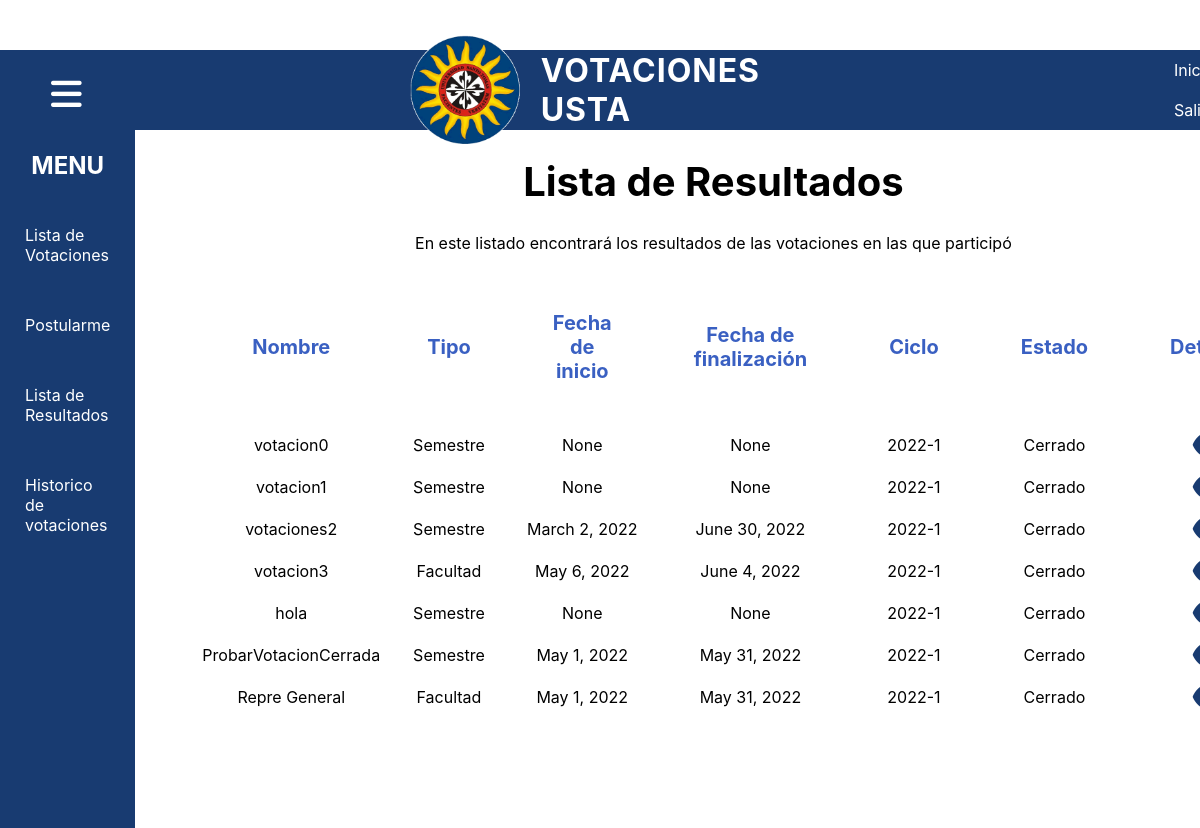
/listaResultados/ (signed in), run on the app's committed database.
### app/models.py (models this page shows, shortened)
class Votacion (models.Model):
    nombre= models.CharField(max_length=45, null=False)
    tipo= models.ForeignKey(
        TipoVotacion,
        related_name='tipos_votaciones',
        on_delete=models.PROTECT
    )
    estado= models.ForeignKey(
        EstadoVotacion,
        related_name='estado_votaciones',
        on_delete=models.PROTECT
    )
    facultad= models.ForeignKey(
        Facultad,
        related_name='facultad_votaciones',
        null=False,
        on_delete=models.PROTECT
    )
    fechaInicio=models.DateField(auto_now=False, auto_now_add=False, null=True)
    fechaFinal=models.DateField(auto_now=False, auto_now_add=False,null=True)
    class Meta:
        app_label= 'app'

### app/views.py (the view)
# urls.py: path('listaResultados/',views.listaResultados, name='listaResultados'),
@login_required
def listaResultados(request):
    id_usuario=request.user.id
    e=Estudiante.objects.get(user_id=id_usuario)
    v=Votacion.objects.filter(facultad_id=e.facultad_id)
    contexto={
            'estudiante':e,
            'votaciones':v,
    }
    return render (request, 'app/listaResultados.html',contexto)

### app/templates/app/listaResultados.html
{% extends "app/headerEstudiante.html" %}
{% load static %}
{% block css%}
<link rel="stylesheet" href="{% static 'app/css/listaResultados.css' %}" />
{% endblock%}
{% block contenido%}
        <div class="contenido">
            <h1>Lista de Resultados</h1>
            <p>En este listado encontrará los resultados de las votaciones en las que participó</p>
            <div class="tabla">
                <table>
                    <tr class="TitulosTabla">
                        <td>Nombre</td>
                        <td>Tipo</td>
                        <td>Fecha de inicio</td>
                        <td>Fecha de finalización</td>
                        <td>Ciclo</td>
                        <td>Estado</td>
                        <td>Detalles</td>
                    </tr>
                    {%for v in votaciones%}
                        {%if v.estado_id is 3%}
                            <tr class="ContenidoTabla">
                                <td>{{v.nombre}}</td>
                                <td>
                                    {%if v.tipo_id is 1%}
                                        Semestre
                                    {%else%}
                                        Facultad
                                    {%endif%}
                                </td>
                                <td>{{v.fechaInicio}}</td>
                                <td>{{v.fechaFinal}}</td>
                                <td>2022-1</td>
                                <td>Cerrado</td>
                                <td>
                                <a href="{% url 'app:detallesResultado' v.id%}">
                                    <i class="fa-solid fa-eye"></i>
                                </a>
                                </td>
                            </tr>
                        {%endif%}
                    {%endfor%}
                </table>
             </div>
        </div>
    </div>
    {% endblock%}

### app/static/app/css/headerEstudiante.css (style rules this page uses)
body { font-family: -apple-system, BlinkMacSystemFont, 'Segoe UI', Roboto, Oxygen, Ubuntu, Cantarell, 'Open Sans', 'Helvetica Neue', sans-serif, Arial, Helvetica, sans-serif; margin: 0; }
.contenedor i { color: #ffffff; margin-left: 128px; size: 300px; }

### app/static/app/css/listaResultados.css (style rules this page uses)
body { position: fixed; }
.contenido h1 { text-align: center; font-size: 40px; }
.contenido p { text-align: center; }
.contenido table { text-align: center; margin-left: 60px; }
.TitulosTabla { text-align: center; padding: 60px; }
.TitulosTabla td { padding: 40px; font-weight: bold; font-size: 20px; color: #3A60C2; }
.ContenidoTabla td { padding: 5px; }
.contenido a { text-decoration: none; color:white; }
.contenido td a i { margin: auto; color: #183B71; font-size: 30px; }

### data on the page
Votacion: nombre "votacion0", shows "Semestre", fechaInicio "None", fechaFinal "None"
Votacion: nombre "votacion1", shows "Semestre", fechaInicio "None", fechaFinal "None"
Votacion: nombre "votaciones2", shows "Semestre", fechaInicio "March 2, 2022", fechaFinal "June 30, 2022"
Votacion: nombre "votacion3", shows "Facultad", fechaInicio "May 6, 2022", fechaFinal "June 4, 2022"
Votacion: nombre "hola", shows "Semestre", fechaInicio "None", fechaFinal "None"
Votacion: nombre "ProbarVotacionCerrada", shows "Semestre", fechaInicio "May 1, 2022", fechaFinal "May 31, 2022"
Votacion: nombre "Repre General", shows "Facultad", fechaInicio "May 1, 2022", fechaFinal "May 31, 2022"
